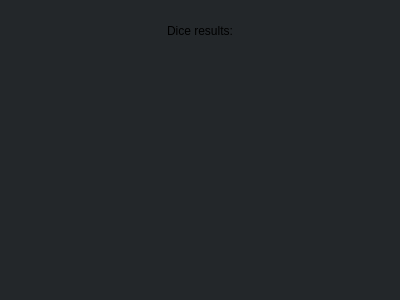
<?xml version="1.0" encoding="UTF-8"?>
<ui version="4.0">
 <class>DiceWindow</class>
 <widget class="QWidget" name="DiceWindow">
  <property name="geometry">
   <rect>
    <x>0</x>
    <y>0</y>
    <width>400</width>
    <height>300</height>
   </rect>
  </property>
  <property name="windowTitle">
   <string>Form</string>
  </property>
  <property name="styleSheet">
   <string notr="true">background-color: rgb(35,39,42);</string>
  </property>
  <layout class="QVBoxLayout" name="verticalLayout" stretch="1,6">
   <item>
    <widget class="QLabel" name="label">
     <property name="layoutDirection">
      <enum>Qt::LeftToRight</enum>
     </property>
     <property name="text">
      <string>Dice results:</string>
     </property>
     <property name="alignment">
      <set>Qt::AlignCenter</set>
     </property>
    </widget>
   </item>
   <item>
    <layout class="QHBoxLayout" name="diceLayout"/>
   </item>
  </layout>
 </widget>
 <resources/>
 <connections/>
</ui>
